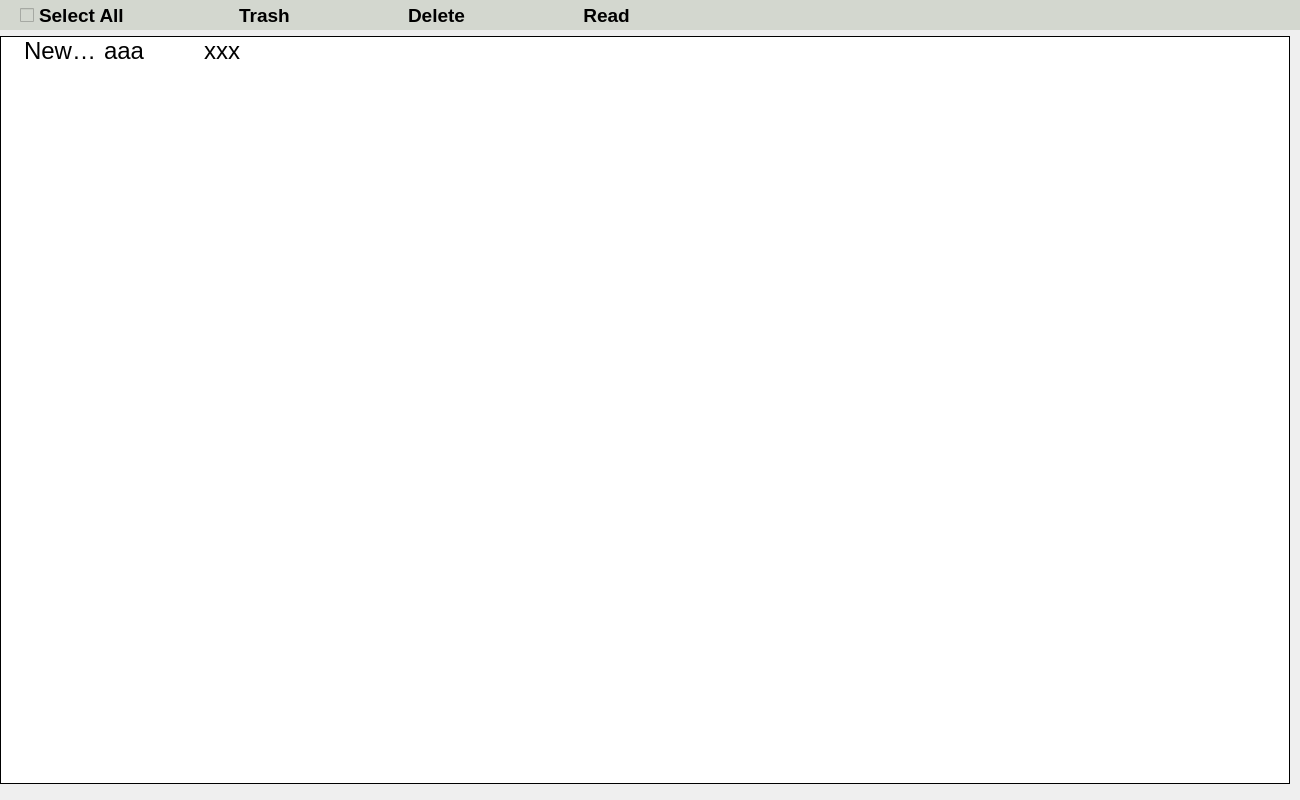
<?xml version="1.0" encoding="UTF-8"?>
<ui version="4.0">
 <class>MyDraft</class>
 <widget class="QWidget" name="MyDraft">
  <property name="geometry">
   <rect>
    <x>0</x>
    <y>0</y>
    <width>1300</width>
    <height>800</height>
   </rect>
  </property>
  <property name="windowTitle">
   <string>Form</string>
  </property>
  <widget class="QStackedWidget" name="stackedWidget">
   <property name="geometry">
    <rect>
     <x>0</x>
     <y>0</y>
     <width>1308</width>
     <height>784</height>
    </rect>
   </property>
   <widget class="QWidget" name="page">
    <layout class="QVBoxLayout" name="verticalLayout">
     <property name="leftMargin">
      <number>0</number>
     </property>
     <property name="topMargin">
      <number>0</number>
     </property>
     <property name="rightMargin">
      <number>0</number>
     </property>
     <property name="bottomMargin">
      <number>0</number>
     </property>
     <item>
      <widget class="QWidget" name="widget" native="true">
       <property name="styleSheet">
        <string notr="true">QWidget{
background: rgb(211, 215, 207)

}</string>
       </property>
       <layout class="QHBoxLayout" name="horizontalLayout">
        <property name="spacing">
         <number>100</number>
        </property>
        <property name="leftMargin">
         <number>20</number>
        </property>
        <property name="topMargin">
         <number>0</number>
        </property>
        <property name="rightMargin">
         <number>0</number>
        </property>
        <property name="bottomMargin">
         <number>0</number>
        </property>
        <item>
         <widget class="QCheckBox" name="checkBox">
          <property name="minimumSize">
           <size>
            <width>30</width>
            <height>30</height>
           </size>
          </property>
          <property name="maximumSize">
           <size>
            <width>150</width>
            <height>16777209</height>
           </size>
          </property>
          <property name="baseSize">
           <size>
            <width>0</width>
            <height>0</height>
           </size>
          </property>
          <property name="font">
           <font>
            <pointsize>14</pointsize>
            <weight>75</weight>
            <bold>true</bold>
           </font>
          </property>
          <property name="text">
           <string>Select All</string>
          </property>
         </widget>
        </item>
        <item>
         <widget class="QToolButton" name="tbtn_trash">
          <property name="font">
           <font>
            <pointsize>14</pointsize>
            <weight>75</weight>
            <bold>true</bold>
           </font>
          </property>
          <property name="autoFillBackground">
           <bool>false</bool>
          </property>
          <property name="text">
           <string>Trash</string>
          </property>
          <property name="icon">
           <iconset resource="res.qrc">
            <normaloff>:/new/prefix1/picres/trash_recyclebin_empty_closed.png</normaloff>:/new/prefix1/picres/trash_recyclebin_empty_closed.png</iconset>
          </property>
          <property name="iconSize">
           <size>
            <width>50</width>
            <height>50</height>
           </size>
          </property>
          <property name="toolButtonStyle">
           <enum>Qt::ToolButtonTextBesideIcon</enum>
          </property>
          <property name="autoRaise">
           <bool>true</bool>
          </property>
         </widget>
        </item>
        <item>
         <widget class="QToolButton" name="tbtn_delete">
          <property name="font">
           <font>
            <pointsize>14</pointsize>
            <weight>75</weight>
            <bold>true</bold>
           </font>
          </property>
          <property name="text">
           <string>Delete</string>
          </property>
          <property name="icon">
           <iconset resource="res.qrc">
            <normaloff>:/new/prefix1/picres/button_delete.png</normaloff>:/new/prefix1/picres/button_delete.png</iconset>
          </property>
          <property name="iconSize">
           <size>
            <width>50</width>
            <height>50</height>
           </size>
          </property>
          <property name="toolButtonStyle">
           <enum>Qt::ToolButtonTextBesideIcon</enum>
          </property>
          <property name="autoRaise">
           <bool>true</bool>
          </property>
         </widget>
        </item>
        <item>
         <widget class="QToolButton" name="tbtn_read">
          <property name="font">
           <font>
            <pointsize>14</pointsize>
            <weight>75</weight>
            <bold>true</bold>
           </font>
          </property>
          <property name="text">
           <string>Read</string>
          </property>
          <property name="icon">
           <iconset resource="res.qrc">
            <normaloff>:/new/prefix1/picres/message_open.png</normaloff>:/new/prefix1/picres/message_open.png</iconset>
          </property>
          <property name="iconSize">
           <size>
            <width>50</width>
            <height>50</height>
           </size>
          </property>
          <property name="toolButtonStyle">
           <enum>Qt::ToolButtonTextBesideIcon</enum>
          </property>
          <property name="autoRaise">
           <bool>true</bool>
          </property>
         </widget>
        </item>
        <item>
         <spacer name="horizontalSpacer_2">
          <property name="orientation">
           <enum>Qt::Horizontal</enum>
          </property>
          <property name="sizeHint" stdset="0">
           <size>
            <width>40</width>
            <height>20</height>
           </size>
          </property>
         </spacer>
        </item>
       </layout>
      </widget>
     </item>
     <item>
      <widget class="QTreeWidget" name="treeWidget_receive">
       <property name="minimumSize">
        <size>
         <width>1290</width>
         <height>0</height>
        </size>
       </property>
       <property name="maximumSize">
        <size>
         <width>1000</width>
         <height>16777215</height>
        </size>
       </property>
       <property name="font">
        <font>
         <pointsize>18</pointsize>
        </font>
       </property>
       <property name="frameShape">
        <enum>QFrame::Box</enum>
       </property>
       <property name="frameShadow">
        <enum>QFrame::Plain</enum>
       </property>
       <property name="lineWidth">
        <number>1</number>
       </property>
       <property name="midLineWidth">
        <number>5</number>
       </property>
       <property name="autoScrollMargin">
        <number>16</number>
       </property>
       <attribute name="headerVisible">
        <bool>false</bool>
       </attribute>
       <column>
        <property name="text">
         <string>From</string>
        </property>
       </column>
       <column>
        <property name="text">
         <string>Content</string>
        </property>
       </column>
       <column>
        <property name="text">
         <string>TIme</string>
        </property>
       </column>
       <item>
        <property name="text">
         <string>New Item</string>
        </property>
        <property name="icon">
         <iconset resource="res.qrc">
          <normaloff>:/new/prefix1/picres/message_open.png</normaloff>:/new/prefix1/picres/message_open.png</iconset>
        </property>
        <property name="text">
         <string>aaa</string>
        </property>
        <property name="text">
         <string>xxx</string>
        </property>
       </item>
      </widget>
     </item>
    </layout>
   </widget>
   <widget class="QWidget" name="page_2"/>
  </widget>
  <widget class="QWidget" name="widget_2" native="true">
   <property name="geometry">
    <rect>
     <x>0</x>
     <y>790</y>
     <width>1308</width>
     <height>10</height>
    </rect>
   </property>
  </widget>
 </widget>
 <resources>
  <include location="res.qrc"/>
 </resources>
 <connections/>
</ui>
